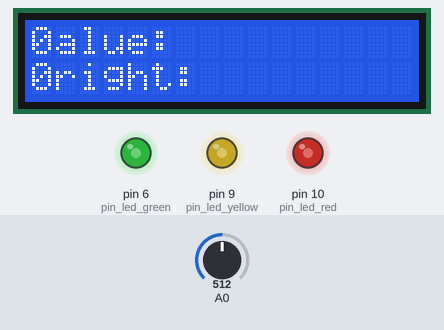
A sketch run on a simulated Arduino Uno, built with avr-gcc and run on an emulated ATmega328P. On the bench: 16×2 character LCD, output pins drawn as LEDs (lit = HIGH). The inputs (shaded band) are chosen by the test bench; at power-on: A0 = 512.

Above: at 1.2 s.
1.3 s: A0 set to 716
At 2.3 s:
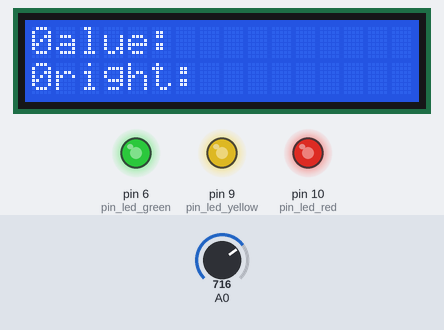
2.8 s: A0 set to 900
At 3.4 s:
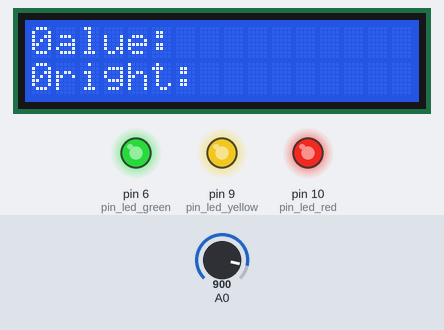
4.3 s: A0 set to 122
At 4.7 s:
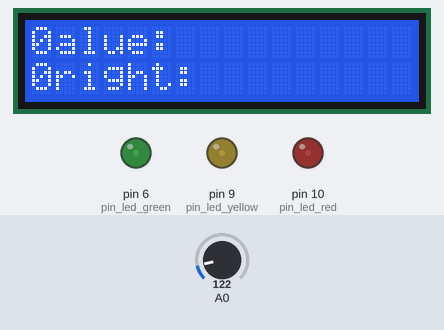
5.8 s: A0 set to 0
At 7.0 s:
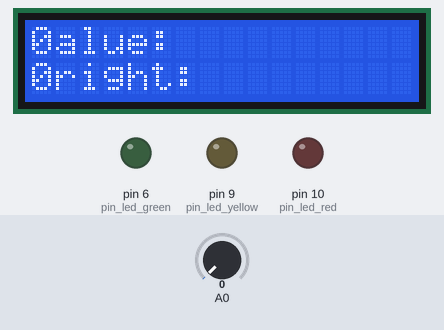
7.3 s: A0 set to 511
At 8.1 s:
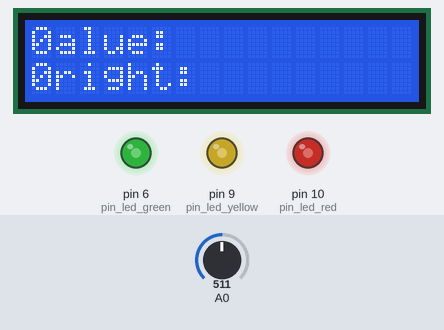
Timing chart, 0 to 9.8 s (numbered marks = the images above; inputs shaded):
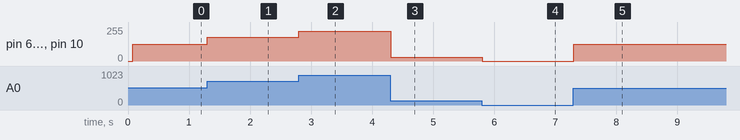

The sketch:

lecture1.ino
```cpp
#include <Wire.h>
#include <LiquidCrystal_I2C.h>
//16 -> 가로 글자 수
//2 -> 세로 글자 수
//0x27 -> lcd의 주소
LiquidCrystal_I2C lcd(0x27, 16, 2);

int val;
int brightness;

int pin_led_red = 10;
int pin_led_yellow = 9;
int pin_led_green = 6;

void print_lcd(int value, int brightness){
  lcd.backlight();
  lcd.setCursor(0,0);
  lcd.print("Value: %d",value);
  lcd.setCursor(0,1);
  lcd.print("Bright: %d", brightness);
}

void setup() {
  lcd.init();
  lcd.backlight();
  lcd.setCursor(0,0);
  lcd.print("Value: ");
  lcd.setCursor(0,1);
  lcd.print("Bright: ");

  pinMode(pin_led_red, OUTPUT);
  pinMode(pin_led_yellow, OUTPUT);
  pinMode(pin_led_green, OUTPUT);
}

void loop() {
  val = analogRead(A0);
  brightness = map(val, 0, 1024, 0, 255);
  analogWrite(pin_led_red, brightness);
  analogWrite(pin_led_yellow, brightness);
  analogWrite(pin_led_green, brightness);

  print_lcd(val,brightness);
}
```

Measured:
- after the input at 1.3 s, pin 6 (pin_led_green), pin 9 (pin_led_yellow), pin 10 (pin_led_red): 127/255 → 178/255 at once
- after the input at 2.8 s, pin 6 (pin_led_green), pin 9 (pin_led_yellow), pin 10 (pin_led_red): 178/255 → 224/255 at once
- after the input at 4.3 s, pin 6 (pin_led_green), pin 9 (pin_led_yellow), pin 10 (pin_led_red): 224/255 → 30/255 at once
- after the input at 5.8 s, pin 6 (pin_led_green), pin 9 (pin_led_yellow), pin 10 (pin_led_red): 30/255 → 0/255 at once
- after the input at 7.3 s, pin 6 (pin_led_green), pin 9 (pin_led_yellow), pin 10 (pin_led_red): 0/255 → 127/255 at once
